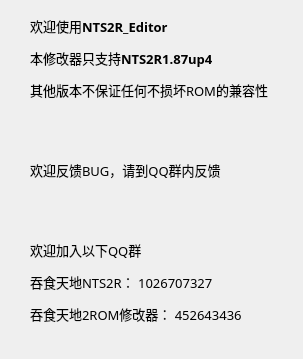
<?xml version="1.0" encoding="UTF-8"?>
<ui version="4.0">
 <class>About</class>
 <widget class="QDialog" name="About">
  <property name="geometry">
   <rect>
    <x>0</x>
    <y>0</y>
    <width>303</width>
    <height>359</height>
   </rect>
  </property>
  <property name="font">
   <font>
    <family>微软雅黑</family>
    <pointsize>10</pointsize>
   </font>
  </property>
  <property name="windowTitle">
   <string>关于修改器</string>
  </property>
  <widget class="QLabel" name="label">
   <property name="geometry">
    <rect>
     <x>30</x>
     <y>0</y>
     <width>331</width>
     <height>341</height>
    </rect>
   </property>
   <property name="text">
    <string>&lt;html&gt;&lt;head/&gt;&lt;body&gt;&lt;p&gt;&lt;span style=&quot; font-size:10pt;&quot;&gt;欢迎使用&lt;/span&gt;&lt;span style=&quot; font-size:10pt; font-weight:600;&quot;&gt;NTS2R_Editor&lt;/span&gt;&lt;/p&gt;&lt;p&gt;&lt;span style=&quot; font-size:10pt;&quot;&gt;本修改器只支持&lt;/span&gt;&lt;span style=&quot; font-size:10pt; font-weight:600;&quot;&gt;NTS2R1.87up4&lt;/span&gt;&lt;/p&gt;&lt;p&gt;&lt;span style=&quot; font-size:10pt;&quot;&gt;其他版本不保证任何不损坏ROM的兼容性&lt;/span&gt;&lt;/p&gt;&lt;p&gt;&lt;br/&gt;&lt;/p&gt;&lt;p&gt;&lt;span style=&quot; font-size:10pt;&quot;&gt;欢迎反馈BUG，请到QQ群内反馈&lt;/span&gt;&lt;/p&gt;&lt;p&gt;&lt;br/&gt;&lt;/p&gt;&lt;p&gt;&lt;span style=&quot; font-size:10pt;&quot;&gt;欢迎加入以下QQ群&lt;/span&gt;&lt;/p&gt;&lt;p&gt;&lt;span style=&quot; font-size:10pt;&quot;&gt;吞食天地NTS2R： 1026707327&lt;/span&gt;&lt;/p&gt;&lt;p&gt;&lt;span style=&quot; font-size:10pt;&quot;&gt;吞食天地2ROM修改器： 452643436&lt;/span&gt;&lt;/p&gt;&lt;/body&gt;&lt;/html&gt;</string>
   </property>
  </widget>
 </widget>
 <resources/>
 <connections/>
</ui>
